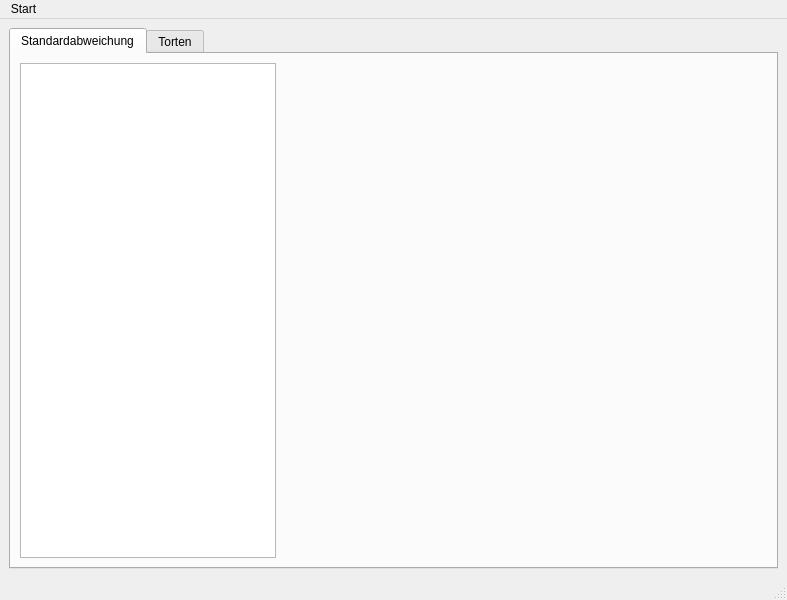
<?xml version="1.0" encoding="UTF-8"?>
<ui version="4.0">
 <class>ANNarchyProfilerWindow</class>
 <widget class="QMainWindow" name="ANNarchyProfilerWindow">
  <property name="geometry">
   <rect>
    <x>0</x>
    <y>0</y>
    <width>787</width>
    <height>600</height>
   </rect>
  </property>
  <property name="windowTitle">
   <string>ANNarchy Profiler</string>
  </property>
  <widget class="QWidget" name="CentralWidget">
   <layout class="QHBoxLayout" name="horizontalLayout">
    <item>
     <widget class="Analyzer" name="AnalyzerWidget">
      <property name="currentIndex">
       <number>0</number>
      </property>
      <widget class="QWidget" name="deviation_chart">
       <attribute name="title">
        <string>Standardabweichung</string>
       </attribute>
       <layout class="QHBoxLayout" name="errorbar_chart_layout">
        <item>
         <widget class="ErrorbarChartTree" name="ErrorbarChartTree">
          <property name="sizePolicy">
           <sizepolicy hsizetype="Fixed" vsizetype="Expanding">
            <horstretch>100</horstretch>
            <verstretch>0</verstretch>
           </sizepolicy>
          </property>
          <attribute name="headerVisible">
           <bool>false</bool>
          </attribute>
          <column>
           <property name="text">
            <string notr="true">1</string>
           </property>
          </column>
         </widget>
        </item>
        <item>
         <widget class="ErrorbarChartWidget" name="ErrorbarChart" native="true">
          <property name="sizePolicy">
           <sizepolicy hsizetype="Expanding" vsizetype="Expanding">
            <horstretch>0</horstretch>
            <verstretch>0</verstretch>
           </sizepolicy>
          </property>
         </widget>
        </item>
       </layout>
      </widget>
      <widget class="QWidget" name="PieChartTab">
       <attribute name="title">
        <string>Torten</string>
       </attribute>
       <layout class="QHBoxLayout" name="pie_chart_layout">
        <item>
         <widget class="PieChartTree" name="PieChartTree">
          <attribute name="headerVisible">
           <bool>false</bool>
          </attribute>
          <attribute name="headerStretchLastSection">
           <bool>true</bool>
          </attribute>
          <column>
           <property name="text">
            <string notr="true">1</string>
           </property>
          </column>
         </widget>
        </item>
        <item alignment="Qt::AlignHCenter">
         <widget class="PieChartWidget" name="PieChart" native="true"/>
        </item>
       </layout>
      </widget>
     </widget>
    </item>
   </layout>
  </widget>
  <widget class="QMenuBar" name="menubar">
   <property name="geometry">
    <rect>
     <x>0</x>
     <y>0</y>
     <width>787</width>
     <height>25</height>
    </rect>
   </property>
   <widget class="QMenu" name="menuStart">
    <property name="title">
     <string>Start</string>
    </property>
    <addaction name="btnLoadData"/>
    <addaction name="btnRunMeasurement"/>
   </widget>
   <addaction name="menuStart"/>
  </widget>
  <widget class="QStatusBar" name="statusbar"/>
  <action name="btnLoadData">
   <property name="text">
    <string>Load data</string>
   </property>
   <property name="shortcut">
    <string>Ctrl+O</string>
   </property>
  </action>
  <action name="btnRunMeasurement">
   <property name="text">
    <string>Run measurement</string>
   </property>
   <property name="shortcut">
    <string>Ctrl+R</string>
   </property>
  </action>
 </widget>
 <customwidgets>
  <customwidget>
   <class>Analyzer</class>
   <extends>QTabWidget</extends>
   <header>Analyzer</header>
   <container>1</container>
   <slots>
    <signal>setPieChartTree(PyQt_PyObject)</signal>
    <signal>setErrorbarChart(PyQt_PyObject)</signal>
    <signal>setPieChart(PyQt_PyObject)</signal>
    <signal>setErrorbarChartTree(PyQt_PyObject)</signal>
    <slot>load_data()</slot>
    <slot>load_speedup_data()</slot>
    <slot>load_pie_chart()</slot>
    <slot>load_errorbar_chart()</slot>
   </slots>
  </customwidget>
  <customwidget>
   <class>PieChartWidget</class>
   <extends>QWidget</extends>
   <header>Charts</header>
   <container>1</container>
   <slots>
    <slot>draw(PyQt_PyObject)</slot>
   </slots>
  </customwidget>
  <customwidget>
   <class>PieChartTree</class>
   <extends>QTreeWidget</extends>
   <header>Analyzer</header>
   <slots>
    <signal>drawPieChart(PyQt_PyObject,PyQt_PyObject,PyQt_PyObject)</signal>
    <slot>load_data(PyQt_PyObject)</slot>
    <slot>current_item_changed(QTreeWidgetItem*,QTreeWidgetItem*)</slot>
   </slots>
  </customwidget>
  <customwidget>
   <class>ErrorbarChartTree</class>
   <extends>QTreeWidget</extends>
   <header>Analyzer</header>
   <slots>
    <signal>drawErrorbarChart(PyQt_PyObject,PyQt_PyObject)</signal>
    <slot>load_data(PyQt_PyObject)</slot>
    <slot>current_item_changed(QTreeWidgetItem*,QTreeWidgetItem*)</slot>
   </slots>
  </customwidget>
  <customwidget>
   <class>ErrorbarChartWidget</class>
   <extends>QWidget</extends>
   <header>Charts</header>
   <container>1</container>
   <slots>
    <slot>draw(PyQt_PyObject,PyQt_PyObject)</slot>
   </slots>
  </customwidget>
 </customwidgets>
 <resources/>
 <connections>
  <connection>
   <sender>btnLoadData</sender>
   <signal>activated()</signal>
   <receiver>AnalyzerWidget</receiver>
   <slot>load_data()</slot>
   <hints>
    <hint type="sourcelabel">
     <x>-1</x>
     <y>-1</y>
    </hint>
    <hint type="destinationlabel">
     <x>393</x>
     <y>307</y>
    </hint>
   </hints>
  </connection>
  <connection>
   <sender>AnalyzerWidget</sender>
   <signal>setPieChartTree(PyQt_PyObject)</signal>
   <receiver>PieChartTree</receiver>
   <slot>load_data(PyQt_PyObject)</slot>
   <hints>
    <hint type="sourcelabel">
     <x>393</x>
     <y>307</y>
    </hint>
    <hint type="destinationlabel">
     <x>385</x>
     <y>322</y>
    </hint>
   </hints>
  </connection>
  <connection>
   <sender>PieChartTree</sender>
   <signal>drawPieChart(PyQt_PyObject,PyQt_PyObject,PyQt_PyObject)</signal>
   <receiver>PieChart</receiver>
   <slot>draw(PyQt_PyObject)</slot>
   <hints>
    <hint type="sourcelabel">
     <x>385</x>
     <y>322</y>
    </hint>
    <hint type="destinationlabel">
     <x>761</x>
     <y>322</y>
    </hint>
   </hints>
  </connection>
  <connection>
   <sender>AnalyzerWidget</sender>
   <signal>setErrorbarChartTree(PyQt_PyObject)</signal>
   <receiver>ErrorbarChartTree</receiver>
   <slot>load_data(PyQt_PyObject)</slot>
   <hints>
    <hint type="sourcelabel">
     <x>393</x>
     <y>301</y>
    </hint>
    <hint type="destinationlabel">
     <x>385</x>
     <y>315</y>
    </hint>
   </hints>
  </connection>
  <connection>
   <sender>ErrorbarChartTree</sender>
   <signal>currentItemChanged(QTreeWidgetItem*,QTreeWidgetItem*)</signal>
   <receiver>ErrorbarChartTree</receiver>
   <slot>current_item_changed(QTreeWidgetItem*,QTreeWidgetItem*)</slot>
   <hints>
    <hint type="sourcelabel">
     <x>385</x>
     <y>315</y>
    </hint>
    <hint type="destinationlabel">
     <x>147</x>
     <y>315</y>
    </hint>
   </hints>
  </connection>
  <connection>
   <sender>ErrorbarChartTree</sender>
   <signal>drawErrorbarChart(PyQt_PyObject,PyQt_PyObject)</signal>
   <receiver>ErrorbarChart</receiver>
   <slot>draw(PyQt_PyObject,PyQt_PyObject)</slot>
   <hints>
    <hint type="sourcelabel">
     <x>385</x>
     <y>315</y>
    </hint>
    <hint type="destinationlabel">
     <x>761</x>
     <y>315</y>
    </hint>
   </hints>
  </connection>
  <connection>
   <sender>PieChartTree</sender>
   <signal>currentItemChanged(QTreeWidgetItem*,QTreeWidgetItem*)</signal>
   <receiver>PieChartTree</receiver>
   <slot>current_item_changed(QTreeWidgetItem*,QTreeWidgetItem*)</slot>
   <hints>
    <hint type="sourcelabel">
     <x>385</x>
     <y>315</y>
    </hint>
    <hint type="destinationlabel">
     <x>385</x>
     <y>315</y>
    </hint>
   </hints>
  </connection>
 </connections>
 <slots>
  <slot>load_run_dialog()</slot>
 </slots>
</ui>
